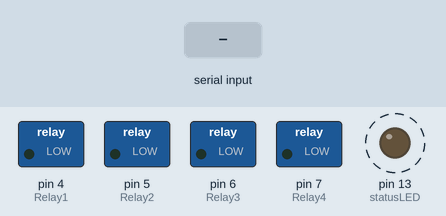
Bench run of a sketch on a simulated Arduino Uno, built with avr-gcc and run on an emulated ATmega328P. Shown: switched loads named in the sketch (green lamp = pin HIGH), output pins drawn as LEDs (lit = HIGH). Dashed ring = blinking. The test bench sets the inputs (shaded band).

Above: at 1.2 s.
1.3 s: "a" received over Serial
At 1.6 s:
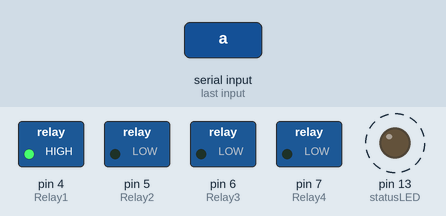
4.3 s: "A" received over Serial
At 7.21 s:
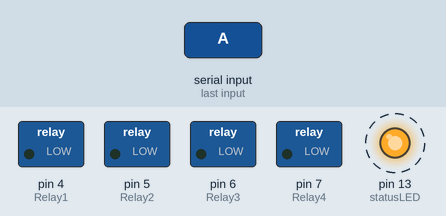
7.3 s: "b" received over Serial
At 10.21 s:
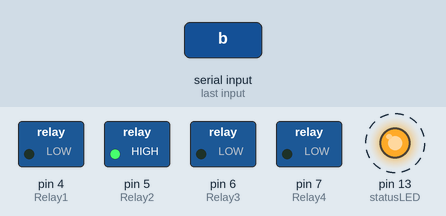
10.3 s: "c" received over Serial
At 13.21 s:
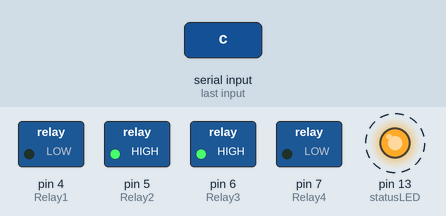
13.3 s: "B" received over Serial
At 16.21 s:
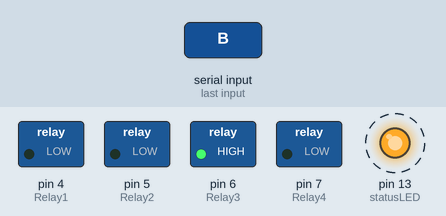
16.3 s: "d" received over Serial
At 16.91 s:
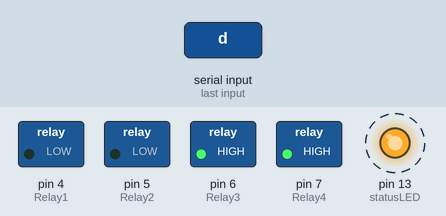
Timing chart, 0 to 20.3 s (numbered marks = the images above; inputs shaded):
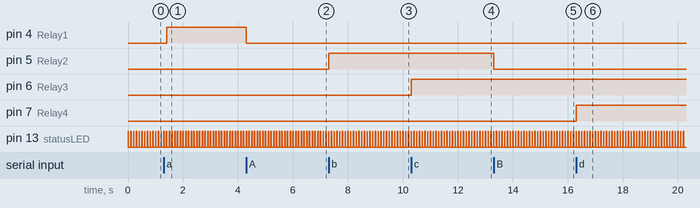

Measured:
- after the input at 1.3 s, pin 4 (Relay1): LOW → HIGH after 0.10 s
- after the input at 4.3 s, pin 4 (Relay1): HIGH → LOW at once
- after the input at 7.3 s, pin 5 (Relay2): LOW → HIGH at once
- after the input at 10.3 s, pin 6 (Relay3): LOW → HIGH at once
- after the input at 13.3 s, pin 5 (Relay2): HIGH → LOW at once
- after the input at 16.3 s, pin 7 (Relay4): LOW → HIGH at once
- by itself, pin 13 (statusLED): alternates HIGH for 0.01 s and LOW for 0.09 s

The sketch:

Andro_BT_Relay_Control.ino
```cpp
/*
Developer: Shawon Shahryiar
https://www.facebook.com/groups/ArduinoBangla/
https://www.facebook.com/groups/microarena/
https://www.facebook.com/MicroArena
*/


#define Relay1        4
#define Relay2        5
#define Relay3        6
#define Relay4        7
#define statusLED    13


void setup()
{
    pinMode(Relay1, OUTPUT);
    digitalWrite(Relay1, LOW);
    pinMode(Relay2, OUTPUT);
    digitalWrite(Relay2, LOW);
    pinMode(Relay3, OUTPUT);
    digitalWrite(Relay3, LOW);
    pinMode(Relay4, OUTPUT);
    digitalWrite(Relay4, LOW);
    pinMode(statusLED, OUTPUT);
    digitalWrite(statusLED, LOW);
    Serial.begin(9600);
    Serial.flush();
}

void loop()
{
    unsigned char cmd = 0;

    digitalWrite(statusLED, HIGH);

    if(Serial.available() > 0)
    {
          cmd = Serial.read();
    }

    switch(cmd)
    {
          case 'A':
          {
              digitalWrite(Relay1, LOW);
              break;
          }
          case 'B':
          {
              digitalWrite(Relay2, LOW);
              break;
          }
          case 'C':
          {
              digitalWrite(Relay3, LOW);
              break;
          }
          case 'D':
          {
              digitalWrite(Relay4, LOW);
              break;
          }
          case 'a':
          {
              digitalWrite(Relay1, HIGH);
              break;
          }
          case 'b':
          {
              digitalWrite(Relay2, HIGH);
              break;
          }
          case 'c':
          {
              digitalWrite(Relay3, HIGH);
              break;
          }
          case 'd':
          {
              digitalWrite(Relay4, HIGH);
              break;
          }
    }

    delay(10);
    digitalWrite(statusLED, LOW);
    delay(90);

}
```
